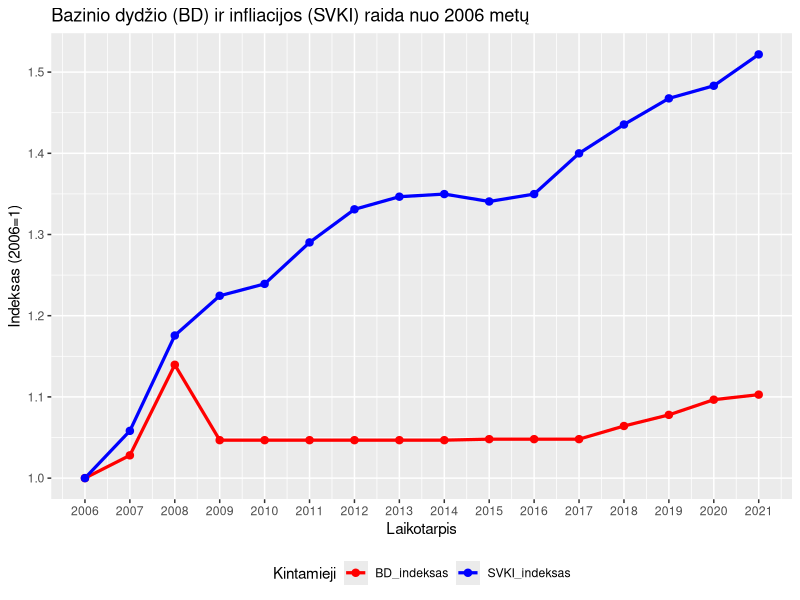

Write the R code that produced this figure.
library(tidyverse)
df <- read.csv("bd_svki.csv")
df <- df%>%
  mutate(BD_indeksas=BD_euro/BD_euro[1],
         SVKI_indeksas=SVKI_index/SVKI_index[1])%>%
  select(1,4,5)%>%
  gather(var, values, 2:3)

png("bd_svki_indeksai.png", width = 9, height = 4, units = 'in', res = 200)
ggplot(df, aes(time, values, col=var))+
  geom_line(size=1.1)+
  geom_point(size=2.2)+
  scale_color_manual(name="Kintamieji",
                     values=c("red", "blue"))+
  scale_x_continuous(breaks=seq(from=2005, to=2025, by=1))+
  labs(title="Bazinio dydžio (BD) ir infliacijos (SVKI) raida nuo 2006 metų",
       x="Laikotarpis",
       y="Indeksas (2006=1)")+ 
  theme(legend.position="bottom")
dev.off()

